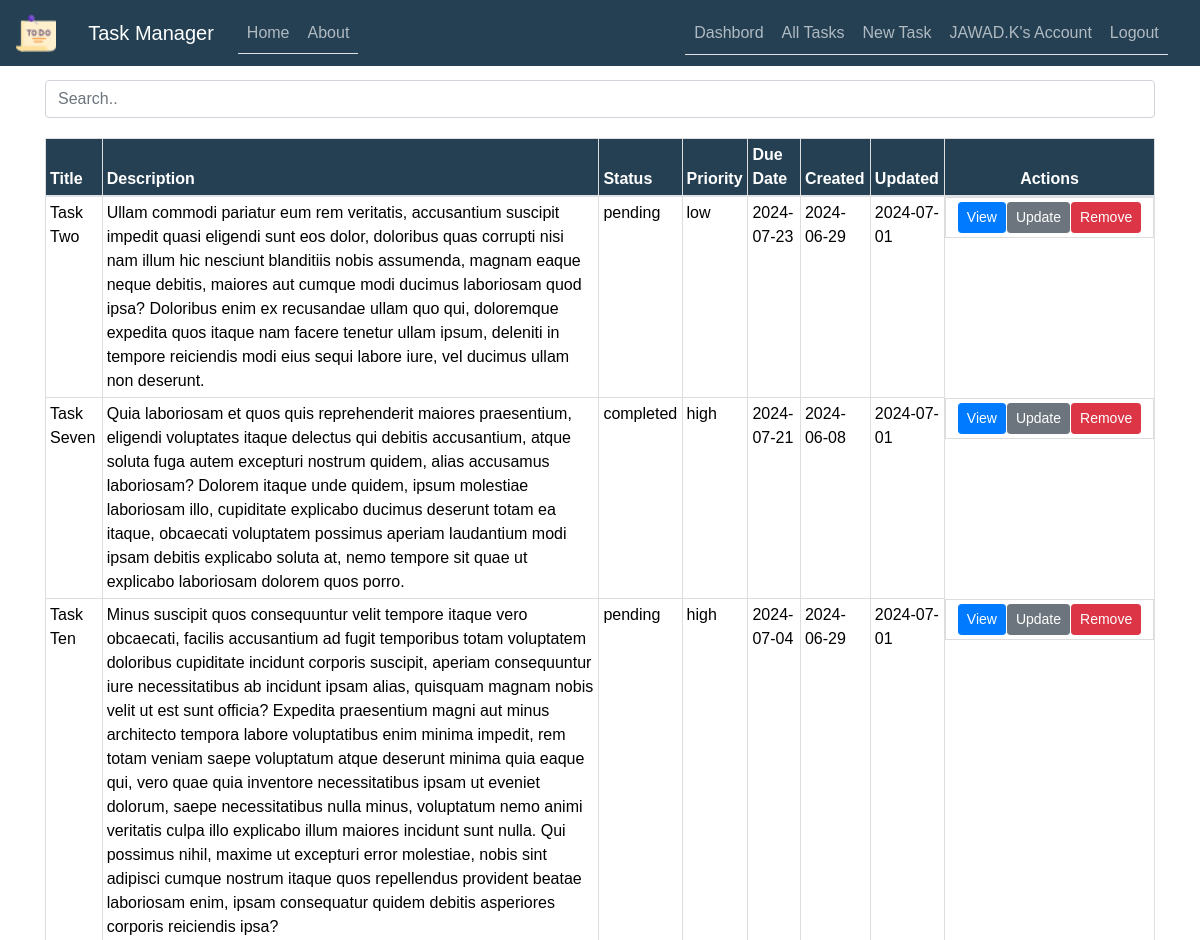
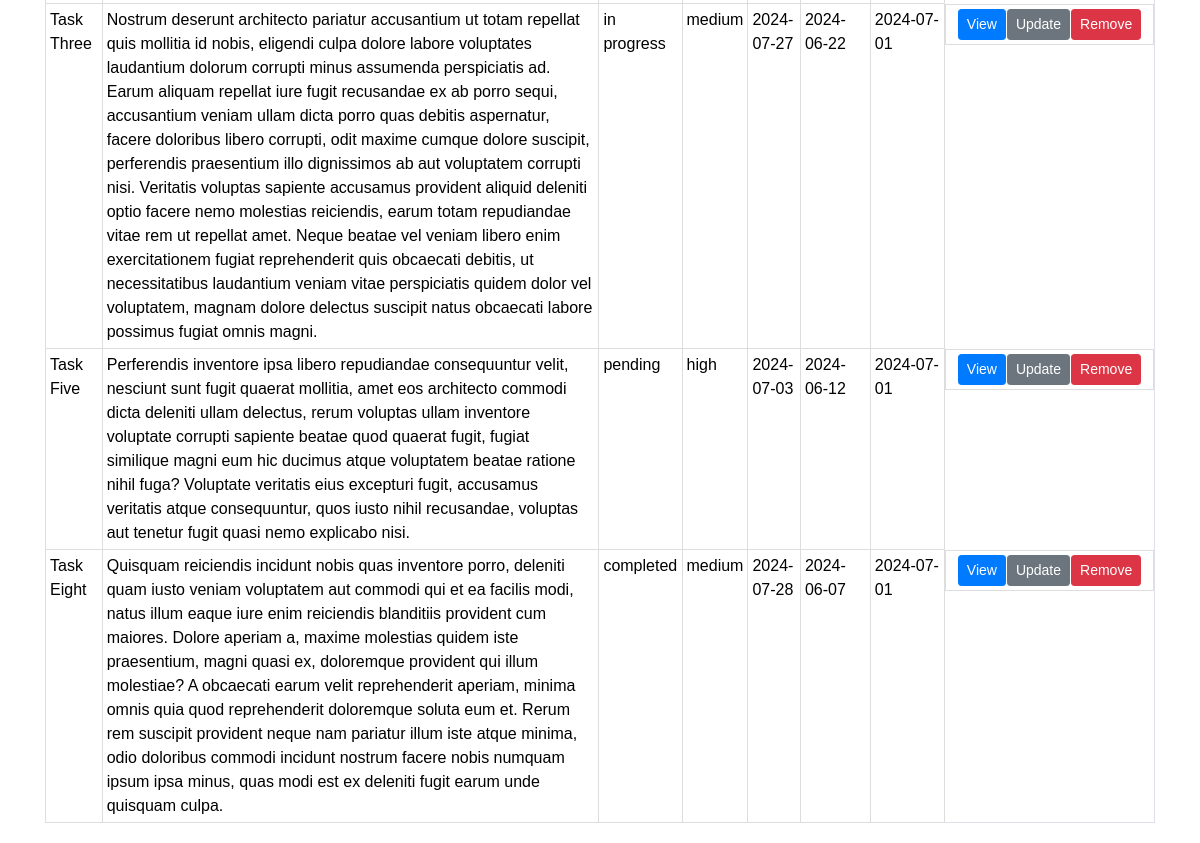
The app's page /tasks (signed in) with its own data (2 pictures, top to bottom).
### TaskManager/models.py (models this page shows, shortened)
class User(db.Model, UserMixin):
    id = db.Column(db.Integer, primary_key=True)
    username = db.Column(db.String(50), unique=True, nullable=False)
    email = db.Column(db.String(100), unique=True, nullable=False)
    password = db.Column(db.String(255), nullable=False)
    date_joined = db.Column(db.DateTime, default=datetime.now)
    last_login = db.Column(db.DateTime, default=datetime.now)
    tasks = db.relationship('Task', backref='user', lazy=True)
    task_collaborators = db.relationship('TaskCollaborator', backref='user', lazy=True)

class Task(db.Model):
    id = db.Column(db.Integer, primary_key=True)
    user_id = db.Column(db.Integer, db.ForeignKey('user.id'), nullable=False)
    title = db.Column(db.String(255), nullable=False)
    description = db.Column(db.Text)
    status = db.Column(db.Enum('in progress', 'completed', 'pending'), default='in progress')
    priority = db.Column(db.Enum('low', 'medium', 'high'), default='medium')
    due_date = db.Column(db.DateTime, default=datetime.utcnow)
    created_at = db.Column(db.DateTime, default=datetime.utcnow)
    updated_at = db.Column(db.DateTime, default=datetime.utcnow, onupdate=datetime.utcnow)
    notes = db.relationship(
        'Note', backref='task', lazy=True, cascade='all, delete-orphan')
    task_collaborators = db.relationship(
        'TaskCollaborator', backref='task', lazy=True, cascade='all, delete-orphan')

### TaskManager/tasks/routes.py (the view)
@tasks.route("/tasks")
@login_required
def all_tasks():
    tasks = current_user.tasks
    return render_template('all_tasks.html', tasks=tasks)

### TaskManager/models.py (called while the page is built)
@login_manager.user_loader
def load_user(user_id):
    return User.query.get(int(user_id))

### TaskManager/templates/all_tasks.html (shortened to what this page needs)
{% extends "layout.html" %}
{% import 'macros.html' as macros %}
{% block content %}
    <input class="form-control" id="myInput" type="text" placeholder="Search..">
    <table class="table table-bordered">
        <thead class="bg-steel">
            <tr>
                <th>Title</th>
                <th>Description</th>
                <th>Status</th>
                <th>Priority</th>
                <th>Due Date</th>
                <th>Created</th>
                <th>Updated</th>
                <th class="text-center actions-column">Actions</th>
            </tr>
        </thead>
        <tbody id="myTable">
            {% for task in tasks %}
                <tr>
                    <td class="article-title">{{ task.title }}</td>
                    <td class="article-content">{{ task.description }}</td>
                    <td>{{ task.status }}</td>
                    <td>{{ task.priority }}</td>
                    <td>{{ task.due_date.strftime('%Y-%m-%d') }}</td>
                    <td>{{ task.created_at.strftime('%Y-%m-%d') }}</td>
                    <td>{{ task.updated_at.strftime('%Y-%m-%d') }}</td>
                    <td class="table-actions d-flex justify-content-center">
                        <a href="{{ url_for('tasks.task', task_id=task.id) }}" class="btn btn-primary btn-sm">View</a>
                        <a href="{{ url_for('tasks.update_task', task_id=task.id) }}" class="btn btn-secondary btn-sm">Update</a>
                        <button type="button" class="btn btn-danger btn-sm" data-toggle="modal" data-target="#deleteModal{{ task.id }}">
                            Remove
                        </button>
                    </td>
                </tr>
            {% endfor %}
        </tbody>
    </table>
{% endblock %}

### TaskManager/templates/layout.html (shortened to what this page needs)
<!DOCTYPE html>
<html>
<head>
    <link rel="stylesheet" href="https://maxcdn.bootstrapcdn.com/bootstrap/4.0.0/css/bootstrap.min.css">
    <link rel="stylesheet" type="text/css" href="{{ url_for('static', filename='main.css') }}">
</head>
<body>
    <header class="site-header">
      <nav class="navbar navbar-expand-md navbar-dark bg-steel fixed-top">
        <a class="navbar-brand" href="#">
          <img src="{{ url_for('static', filename='tache3.png') }}" alt="Logo" style="width:40px;">
        </a>
        <div class="container">
          <a class="navbar-brand mr-4" href="/">Task Manager</a>
          <div class="collapse navbar-collapse" id="navbarToggle">
            <div class="nav nav-tabs mr-auto navbar-nav">
              <a class="nav-item nav-link" href="{{ url_for('main.home') }}">Home</a>
              <a class="nav-item nav-link" href="{{ url_for('main.about') }}">About</a>
            </div>
            <div class="nav nav-tabs">
              <div class="navbar-nav">
                {% if current_user.is_authenticated %}
                <a class="nav-link" href="{{ url_for('main.dashbord') }}">Dashbord</a>
                  <a class="nav-link" href="{{ url_for('tasks.all_tasks') }}"> All Tasks </a>
                  <a class="nav-link" href="{{ url_for('tasks.new_task') }}">New Task</a>
                  <a class="nav-link" href="{{ url_for('users.account') }}">{{ current_user.username }}'s Account</a>
                  <a class="nav-link" href="{{ url_for('users.logout') }}">Logout</a>
                {% else %}
                  <a class="nav-item nav-link" href="{{ url_for('users.login') }}">Login</a>
                  <a class="nav-item nav-link" href="{{ url_for('users.register') }}">Register</a>
                {% endif %}
              </div>
            </div>
          </div>
        </div>
      </nav>
    </header>
    <main role="main" class="container">
      <div class="row">
        <div class="col-md-12">
          {% block content %}{% endblock %}
        </div>
      </div>
    </main>
  </body>
</html>

### TaskManager/static/main.css (style rules this page uses)
body { width: 100%; height: 100vh; font-family: Arial, sans-serif; background-image: url('my-main.jpg'); background-position: center; background-size: cover; background-attachment: fixed; position: relative; margin-top: 5rem; color: #000000; }
.bg-steel { background-color: #254053; color: #000000; }
.table { width: 100%; margin: 20px 0; border-collapse: collapse; }
.table th, .table td { border: 1px solid #dddddd; padding: 4px; text-align: left; }
.table th { background-color: #254053; color: #ffffff; }
.table td { background: #ffffffe5; }
.table-actions a { margin-right: 1px; }
.container { width: 95%; max-width: 1400px; margin: 0 auto; }
.site-header .navbar-nav .nav-link { color: #fdfeffa4; }
.actions-column { width: 210px; }

### records on screen
User: username "JAWAD.K"
Task: title "Task Two", description "Ullam commodi pariatur eum rem veritatis, accusantium suscipit impedit quasi eligendi sunt eos dolor, doloribus quas corrupti nisi nam illum hic nesciunt blanditiis nobis assumenda, magnam eaque neque debitis, maiores aut cumque modi ducimus laboriosam quod ipsa? Doloribus enim ex recusandae ullam quo qui, doloremque expedita quos itaque nam facere tenetur ullam ipsum, deleniti in tempore reiciendis modi eius sequi labore iure, vel ducimus ullam non deserunt.", status "pending", priority "low", due_date "2024-07-23", created_at "2024-06-29", updated_at "2024-07-01"
Task: title "Task Seven", description "Quia laboriosam et quos quis reprehenderit maiores praesentium, eligendi voluptates itaque delectus qui debitis accusantium, atque soluta fuga autem excepturi nostrum quidem, alias accusamus laboriosam? Dolorem itaque unde quidem, ipsum molestiae laboriosam illo, cupiditate explicabo ducimus deserunt totam ea itaque, obcaecati voluptatem possimus aperiam laudantium modi ipsam debitis explicabo soluta at, nemo tempore sit quae ut explicabo laboriosam dolorem quos porro.", status "completed", priority "high", due_date "2024-07-21", created_at "2024-06-08", updated_at "2024-07-01"
Task: title "Task Ten", description "Minus suscipit quos consequuntur velit tempore itaque vero obcaecati, facilis accusantium ad fugit temporibus totam voluptatem doloribus cupiditate incidunt corporis suscipit, aperiam consequuntur iure necessitatibus ab incidunt ipsam alias, quisquam magnam nobis velit ut est sunt officia? Expedita praesentium magni aut minus architecto tempora labore voluptatibus enim minima impedit, rem totam veniam saepe voluptatum atque deserunt minima quia eaque qui, vero quae quia inventore necessitatibus ipsam ut eveniet dolorum, saepe necessitatibus nulla minus, voluptatum nemo animi veritatis culpa illo explicabo illum maiores incidunt sunt nulla. Qui possimus nihil, maxime ut excepturi error…", status "pending", priority "high", due_date "2024-07-04", created_at "2024-06-29", updated_at "2024-07-01"
Task: title "Task Three", description "Nostrum deserunt architecto pariatur accusantium ut totam repellat quis mollitia id nobis, eligendi culpa dolore labore voluptates laudantium dolorum corrupti minus assumenda perspiciatis ad. Earum aliquam repellat iure fugit recusandae ex ab porro sequi, accusantium veniam ullam dicta porro quas debitis aspernatur, facere doloribus libero corrupti, odit maxime cumque dolore suscipit, perferendis praesentium illo dignissimos ab aut voluptatem corrupti nisi. Veritatis voluptas sapiente accusamus provident aliquid deleniti optio facere nemo molestias reiciendis, earum totam repudiandae vitae rem ut repellat amet. Neque beatae vel veniam libero enim exercitationem fugiat reprehenderit quis…", status "in progress", priority "medium", due_date "2024-07-27", created_at "2024-06-22", updated_at "2024-07-01"
Task: title "Task Five", description "Perferendis inventore ipsa libero repudiandae consequuntur velit, nesciunt sunt fugit quaerat mollitia, amet eos architecto commodi dicta deleniti ullam delectus, rerum voluptas ullam inventore voluptate corrupti sapiente beatae quod quaerat fugit, fugiat similique magni eum hic ducimus atque voluptatem beatae ratione nihil fuga? Voluptate veritatis eius excepturi fugit, accusamus veritatis atque consequuntur, quos iusto nihil recusandae, voluptas aut tenetur fugit quasi nemo explicabo nisi.", status "pending", priority "high", due_date "2024-07-03", created_at "2024-06-12", updated_at "2024-07-01"
Task: title "Task Eight", description "Quisquam reiciendis incidunt nobis quas inventore porro, deleniti quam iusto veniam voluptatem aut commodi qui et ea facilis modi, natus illum eaque iure enim reiciendis blanditiis provident cum maiores. Dolore aperiam a, maxime molestias quidem iste praesentium, magni quasi ex, doloremque provident qui illum molestiae? A obcaecati earum velit reprehenderit aperiam, minima omnis quia quod reprehenderit doloremque soluta eum et. Rerum rem suscipit provident neque nam pariatur illum iste atque minima, odio doloribus commodi incidunt nostrum facere nobis numquam ipsum ipsa minus, quas modi est ex deleniti fugit earum unde quisquam culpa.", status "completed", priority "medium", due_date "2024-07-28", created_at "2024-06-07", updated_at "2024-07-01"
